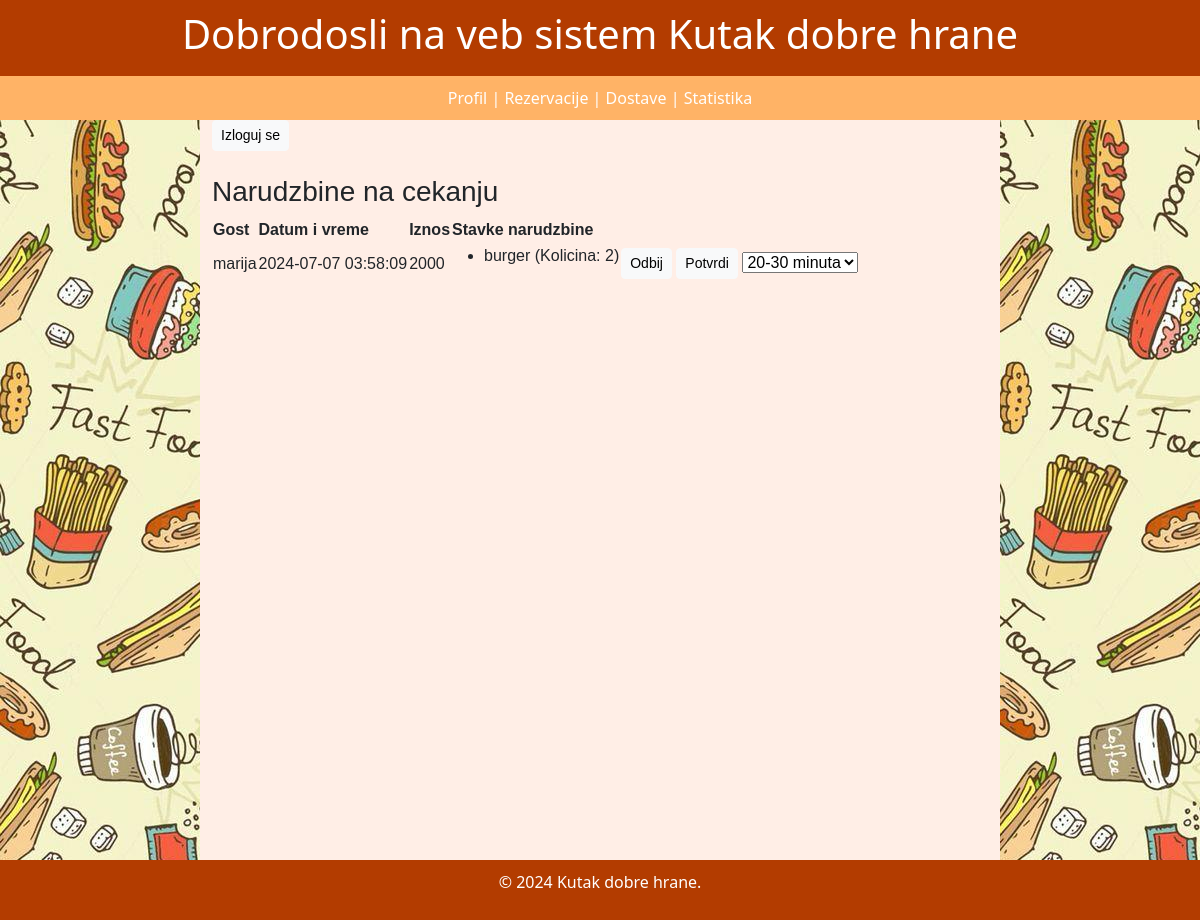
Screenshot of /konobar_dostave.php with the database file from the repository.
### tables this page shows
CREATE TABLE IF NOT EXISTS `narudzbine` (
  `id` int NOT NULL AUTO_INCREMENT,
  `id_restorana` varchar(3) NOT NULL,
  `gost` varchar(30) NOT NULL,
  `datum_i_vreme` datetime NOT NULL,
  `status` varchar(30) NOT NULL,
  `procenjeno_vreme` varchar(50) NOT NULL,
  `iznos` int NOT NULL,
  PRIMARY KEY (`id`)
);

CREATE TABLE IF NOT EXISTS `stavke_narudzbine` (
  `id` int NOT NULL AUTO_INCREMENT,
  `id_narudzbine` varchar(3) NOT NULL,
  `id_jela` varchar(3) NOT NULL,
  `kolicina` int NOT NULL,
  PRIMARY KEY (`id`)
);

CREATE TABLE IF NOT EXISTS `jela` (
  `id` int NOT NULL AUTO_INCREMENT,
  `id_restorana` varchar(3) NOT NULL,
  `naziv` varchar(30) NOT NULL,
  `cena` int NOT NULL,
  `sastojci` varchar(100) NOT NULL,
  `slika` varchar(50) NOT NULL,
  PRIMARY KEY (`id`)
);

### konobar_dostave.php (the view, shortened to what this page needs)
<!DOCTYPE html>
<html>
    <head>
        <link rel="stylesheet" type="text/css" href="stil.css">
        <link href="https://cdn.jsdelivr.net/npm/bootstrap@5.3.2/dist/css/bootstrap.min.css" rel="stylesheet">
    </head>
    <body>
        <div class="container-fluid">
            <div class="row header">
                <h1>Dobrodosli na veb sistem Kutak dobre hrane</h1> <br/>
            </div>
            <div class="row">
                <div class="menu col-12">
                    <a href="konobar_profil.php">
                        Profil  |
                    </a>
                    <a href="konobar_rezervacije.php">
                          Rezervacije  |
                    </a>
                    <a href="konobar_dostave.php">
                          Dostave  |
                    </a>
                    <a href="konobar_statistika.php">
                          Statistika
                    </a>
                </div>
            </div>
            <div class="row">
                <div class="side col-2"></div>
                <div class="body col-8 full-height">
                    <form method="get" action="index.php">
                        <input class="btn btn-light btn-sm" type="submit" name="izloguj" value="Izloguj se">
                    </form>
                    <br>
                    <h3>Narudzbine na cekanju</h3>
                    <table>
                        <tr>
                            <th>Gost</th>
                            <th>Datum i vreme</th>
                            <th>Iznos</th>
                            <th>Stavke narudzbine</th>
                        </tr>
                        <?php
                        require 'dbconnection.php';
                        $result= mysqli_query($con, "select * from narudzbine where status='cekanje'");
                        if(mysqli_num_rows($result)>0){
                            while($row= mysqli_fetch_assoc($result)){
                                ?>
                        <tr>
                            <td><?php echo $row['gost'] ?></td>
                            <td><?php echo $row['datum_i_vreme'] ?></td>
                            <td><?php echo $row['iznos'] ?></td>
                            <td>
                                <?php
                                $id_narudzbine=$row['id'];
                                $result_stavke= mysqli_query($con, "select s.kolicina, j.naziv from stavke_narudzbine s join jela j on s.id_jela=j.id where s.id_narudzbine='$id_narudzbine'");
                                if(mysqli_num_rows($result_stavke)>0){
                                    echo "<ul>";
                                    while($stavka = mysqli_fetch_assoc($result_stavke)) {
                                        echo "<li>" . $stavka['naziv'] . " (Kolicina: " . $stavka['kolicina'] . ")</li>";
                                    }
                                    echo "</ul>";
                                }
                                ?>
                            </td>
                            <td>
                                <form method="post" action="">
                                    <input class="btn btn-light btn-sm" type="submit" name="odbij" value="Odbij">
                                    <input class="btn btn-light btn-sm" type="submit" name="potvrdi" value="Potvrdi">
                                    <select name="procenjeno_vreme">
                                        <option value="20-30 minuta">20-30 minuta</option>
                                    </select>
                                </form>
                            </td>
                        </tr>
                        <?php
                            }
                        }
                        ?>
                    </table>
                </div>
                <div class="side col-2"></div>
            </div>
            <div class="row footer">
                <p>&copy; 2024 Kutak dobre hrane. </p>
            </div>
        </div>
    </body>
</html>

### stil.css (style rules this page uses)
body, h1, h2, h3, p, form { margin: 0; padding: 0; }
.body { font-family: Arial, sans-serif; background-color: #ffeee6; text-align: left; }
.side { background-image: url('pozadina.jpg'); }
.menu { background-color: #ffb366; padding-top: 10px; padding-bottom: 10px; text-align: center; }
a:visited, a:link { color:white; text-decoration: none; }
.header { background-color: #b33c00; color: #fff; padding: 10px; text-align: center; }
.footer { background-color: #b33c00; color: #fff; padding: 10px; text-align: center; position: fixed; bottom: 0; z-index: 1000; width: 100%; }
.full-height { height: 100vh; }

### rows the page displays
narudzbine: gost "marija", datum_i_vreme "2024-07-07 03:58:09", iznos "2000"
stavke_narudzbine: id_jela.naziv "burger", kolicina "2"
